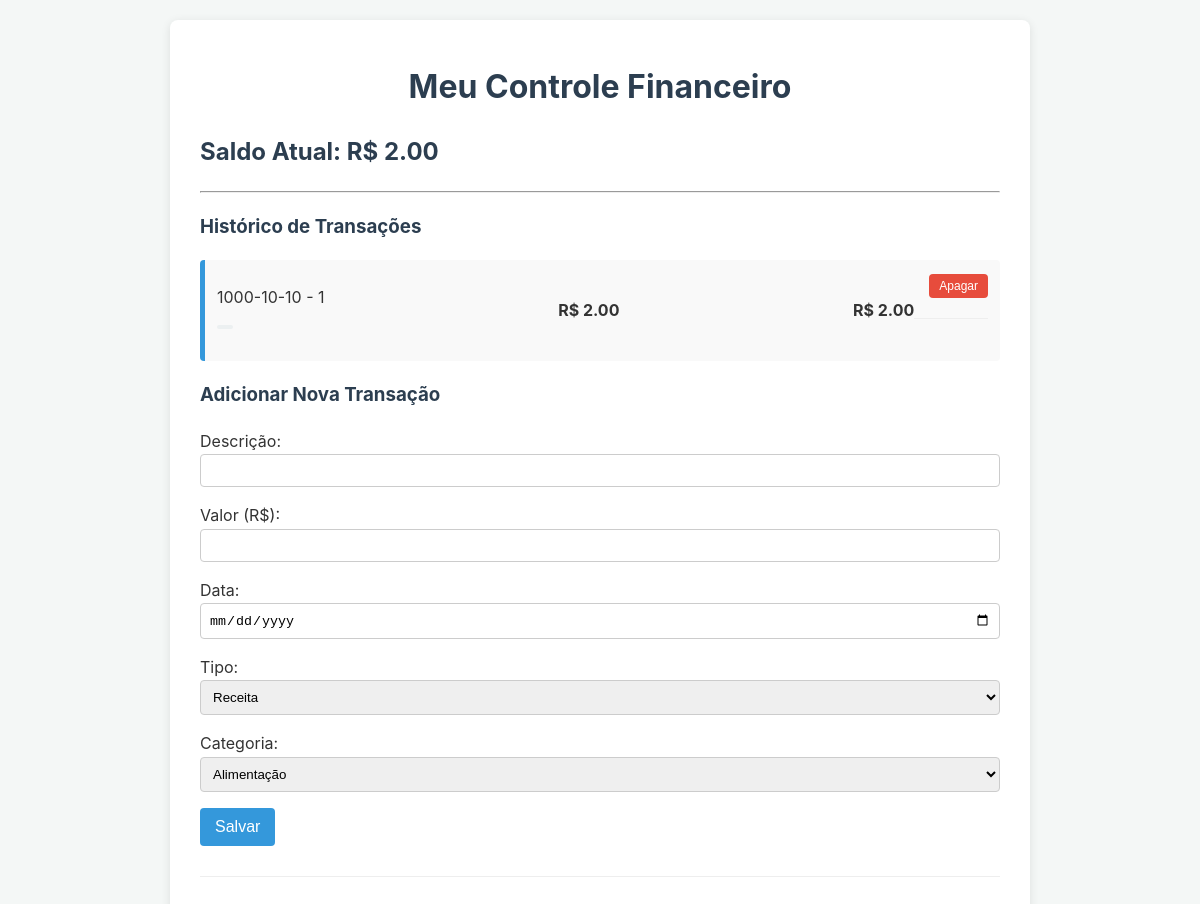
Before: / with the older database file.
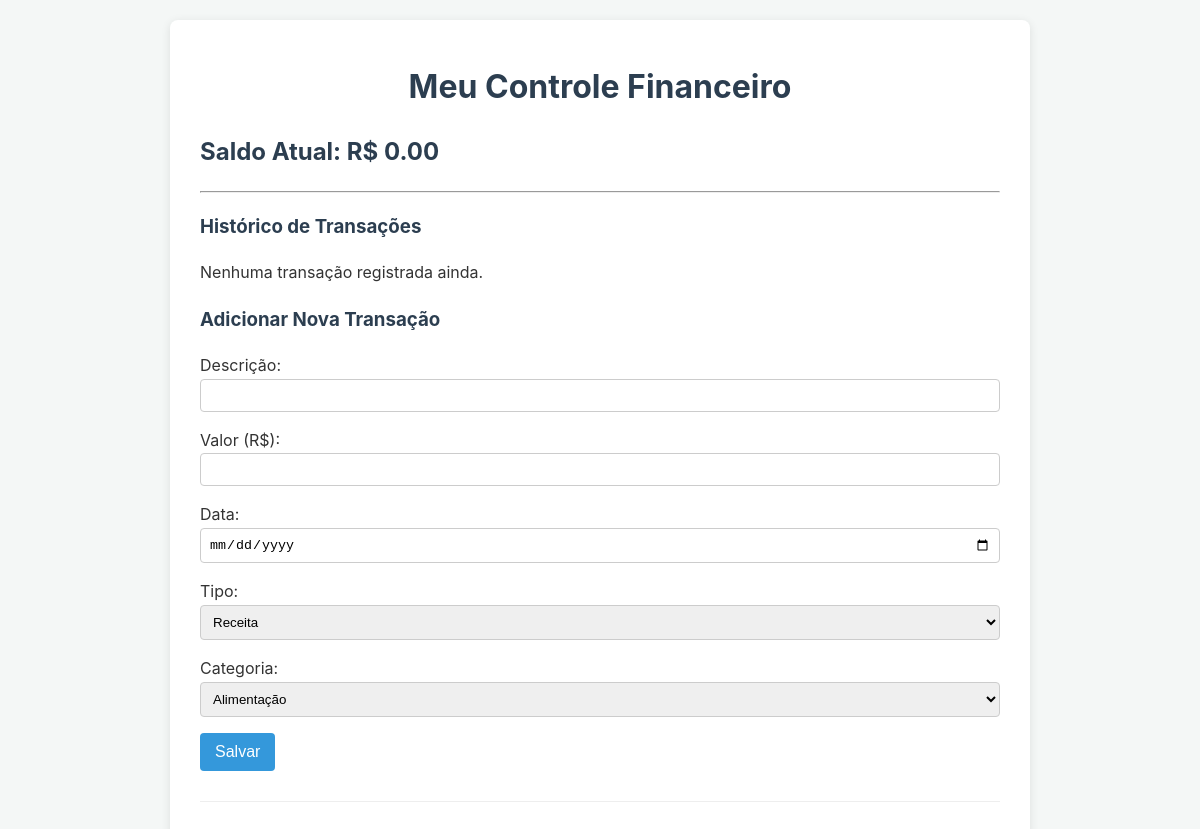
After: the same page with the newer database file.
### tables this page shows
CREATE TABLE transacoes (
        id INTEGER PRIMARY KEY AUTOINCREMENT,
        descricao TEXT NOT NULL,
        valor REAL NOT NULL,
        data TEXT NOT NULL,
        tipo TEXT NOT NULL,
        categoria_id INTEGER,
        FOREIGN KEY (categoria_id) REFERENCES categorias(id)
    );

### app.py (the view)
@app.route('/')
def index():
    conn = get_db_connection()
    transacoes = conn.execute('SELECT * FROM transacoes ORDER BY data DESC').fetchall()
    categorias = conn.execute('SELECT * FROM categorias ORDER BY nome').fetchall()
    saldo = 0
    for t in transacoes:
        if t['tipo'] == 'receita':
            saldo += t['valor']
        else:
            saldo -= t['valor']
    conn.close()
    return render_template('index.html', transacoes=transacoes, saldo=saldo, categorias=categorias)

### app.py (called while the page is built)
def get_db_connection():
    conn = sqlite3.connect('financeiro.db')
    conn.row_factory = sqlite3.Row
    return conn

### templates/index.html (shortened to what this page needs)
<!DOCTYPE html>
<html lang="pt-br">
<head>
    <link rel="stylesheet" href="/static/style.css">
</head>
<body>
    <div class="container">
    <h1>Meu Controle Financeiro</h1>
    <h2>Saldo Atual: R$ {{ "%.2f"|format(saldo) }}</h2>
    <hr>
    <h3>Histórico de Transações</h3>
    {% if not transacoes %}
        <p>Nenhuma transação registrada ainda.</p>
    {% else %}
        <ul>
            {% for t in transacoes %}
            <li class="{{ t['tipo'] }}">
                <div>
                    <span>{{ t['data'] }} - {{ t['descricao'] }}</span>
                    <br>
                    <span class="category-tag">{{ t['categoria_nome'] }}</span>
                </div>
                <strong>R$ {{ "%.2f"|format(t['valor']) }}</strong>
                <div class="transaction-actions">
                    <strong>R$ {{ "%.2f"|format(t['valor']) }}</strong>
                    <form action="{{ url_for('delete_transaction', id=t['id']) }}" method="post" style="display: inline;">
                        <button type="submit" class="delete-btn">Apagar</button>
                    </form>
                </div>
            </li>
            {% endfor %}
        </ul>
    {% endif %}
    <form action="/add" method="post">
    <h3>Adicionar Nova Transação</h3>
    <p>
        Descrição: <input type="text" name="descricao" required>
    </p>
    <p>
        Valor (R$): <input type="number" name="valor" step="0.01" required>
    </p>
    <p>
        Data: <input type="date" name="data" required>
    </p>
    <p>
        Tipo:
        <select name="tipo">
            <option value="receita">Receita</option>
        </select>
    </p>
    <p>
        Categoria:
        <select name="categoria_id">
            {% for cat in categorias %}
                <option value="{{ cat['id'] }}">{{ cat['nome'] }}</option>
            {% endfor %}
        </select>
    </p>
    <p>
        <button type="submit">Salvar</button>
    </p>
    </div>
</body>
</html>

### static/style.css (style rules this page uses)
body { font-family: -apple-system, BlinkMacSystemFont, "Segoe UI", Roboto, Helvetica, Arial, sans-serif; background-color: #f4f7f6; color: #333; line-height: 1.6; margin: 0; padding: 20px; }
.container { max-width: 800px; margin: auto; background: #fff; padding: 20px 30px; border-radius: 8px; box-shadow: 0 2px 10px rgba(0, 0, 0, 0.1); }
h1, h2, h3 { color: #2c3e50; }
h1 { text-align: center; margin-bottom: 20px; }
form { margin-bottom: 30px; border-bottom: 1px solid #eee; padding-bottom: 20px; }
form p { margin-bottom: 10px; }
input[type="text"], input[type="number"], input[type="date"], select { width: 100%; padding: 8px; border: 1px solid #ccc; border-radius: 4px; box-sizing: border-box; }
button { background-color: #3498db; color: white; padding: 10px 15px; border: none; border-radius: 4px; cursor: pointer; font-size: 16px; }

Changed rows visible on the page:
removed transacoes: data "1000-10-10", descricao "1", valor "2.00"
Other visible differences:
{{ "%.2f"|format(saldo) }}: "2.00" → "0.00"
text now shown: "Nenhuma transação registrada ainda."
